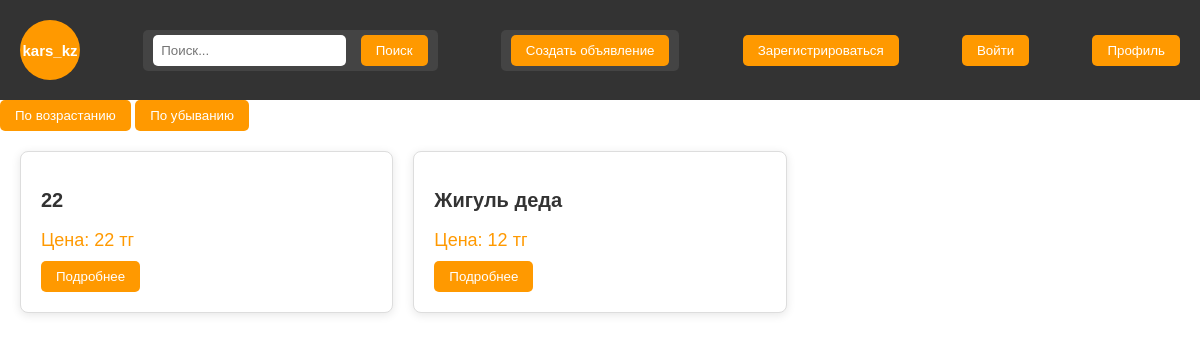
The app's page /, older data.
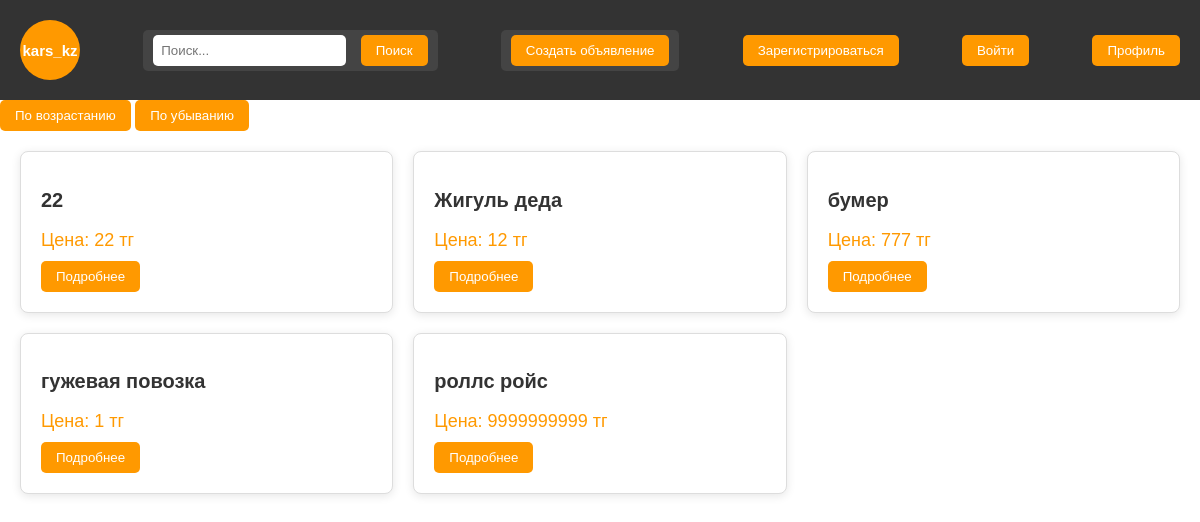
The same page, newer data.
### tables this page shows
CREATE TABLE post(
             id INTEGER PRIMARY KEY AUTOINCREMENT,
             title TEXT NOT NULL UNIQUE,
             description TEXT NOT NULL UNIQUE,
             price INTEGER
        );

### app.py (the view)
@app.route('/', methods=['GET','POST'])
def get_main():
    conn = sqlite3.connect('post.db')
    cursor = conn.cursor()
    cursor.execute('SELECT * FROM post ')
    spisok:list = cursor.fetchall()
    conn.commit()
    conn.close()
    return render_template('base.html', spisok = spisok)

### templates/base.html (shortened to what this page needs)
<!DOCTYPE html>
<html lang="en">
<head>
    <link rel="stylesheet" href="{{ url_for('static', filename='css/base.css') }}">
</head>
<body>
<header>
    <div class="logo">
        kars_kz
    </div>
    <div class="search-container">
        <form action="{{ url_for('get_search') }}" method="POST">
            <input type="text" name="search" placeholder="Поиск..." required>
            <button>Поиск</button>
        </form>
    </div>
    <div class="search-container">
        <a href="{{ url_for('create') }}"><button>Создать объявление</button></a>
    </div>
    <a href="{{ url_for('get_reg') }}"><button class="profile-button">Зарегистрироваться</button></a>
    <a href="{{ url_for('get_log') }}"><button class="profile-button">Войти</button></a>
    <a href="{{ url_for('get_profile') }}"><button class="profile-button">Профиль</button></a>
</header>
<main>
    <a href="{{ url_for('get_up') }}"><button class="profile-button">По возрастанию</button></a>
    <a href="{{ url_for('get_down') }}"><button class="profile-button">По убыванию</button></a>
    <div class="posts-container">
        {% for post in spisok %}
            <div class="post-card">
                <h2 class="post-title">{{ post[1] }}</h2>
                <p class="post-price">Цена: {{ post[3] }} тг</p>
                <a href="{{ url_for('get_details', id = post[0]) }}"><button class="profile-button">Подробнее</button></a>
            </div>
        {% endfor %}
    </div>
</main>
</body>
</html>

### static/css/base.css (style rules this page uses)
body { font-family: Arial, sans-serif; margin: 0; padding: 0; }
header { display: flex; justify-content: space-between; align-items: center; padding: 20px; background-color: #333; color: white; }
.logo { display: flex; align-items: center; background-color: #ff9900; color: white; font-size: 15px; font-weight: bold; border-radius: 50%; width: 60px; height: 60px; justify-content: center; text-align: center; }
.search-container { display: flex; align-items: center; background-color: #444; padding: 5px 10px; border-radius: 5px; }
.search-container input { border: none; padding: 8px; border-radius: 5px; outline: none; margin-right: 10px; }
.search-container button { background-color: #ff9900; border: none; padding: 8px 15px; border-radius: 5px; cursor: pointer; color: white; }
.profile-button { background-color: #ff9900; border: none; padding: 8px 15px; border-radius: 5px; cursor: pointer; color: white; }
.posts-container { display: grid; grid-template-columns: repeat(auto-fill, minmax(300px, 1fr)); gap: 20px; padding: 20px; }
.post-card { background-color: white; border: 1px solid #ddd; border-radius: 8px; padding: 20px; box-shadow: 0 2px 10px rgba(0, 0, 0, 0.1); transition: transform 0.3s ease, box-shadow 0.3s ease; }
.post-title { font-size: 20px; font-weight: bold; margin-bottom: 10px; color: #333; }
.post-price { font-size: 18px; color: #ff9900; margin-bottom: 10px; }

Row changes from the older to the newer data that the page shows:
added post: title "бумер", price "777"
added post: title "гужевая повозка", price "1"
added post: title "роллс ройс", price "9999999999"
